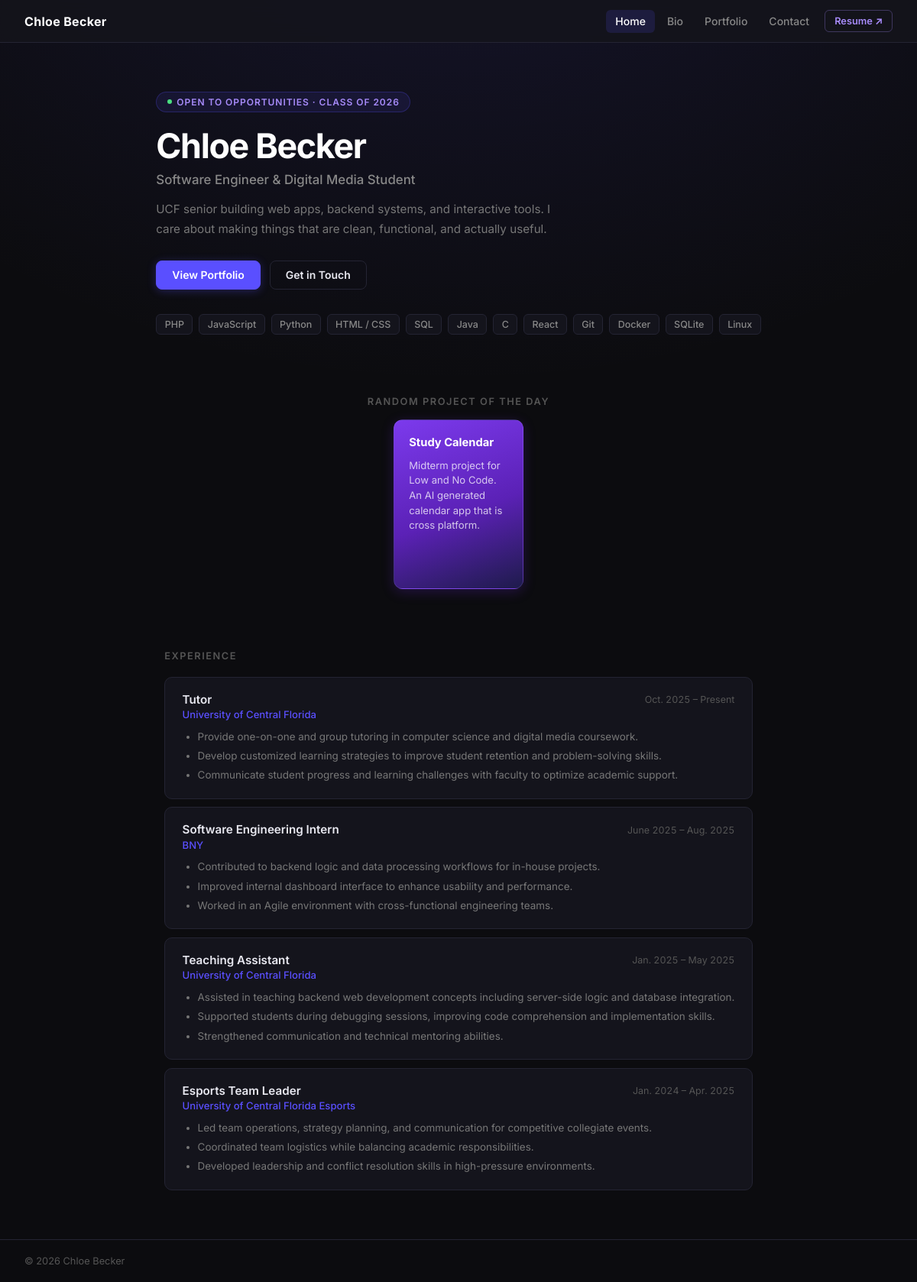
The page / on the database its author committed.
### tables this page shows
CREATE TABLE projects (
        id             INTEGER PRIMARY KEY AUTOINCREMENT,
        github_id      INTEGER UNIQUE,
        name           TEXT NOT NULL,
        description    TEXT,
        custom_description TEXT,
        homepage       TEXT,
        language       TEXT,
        topics         TEXT,
        stars          INTEGER DEFAULT 0,
        forks          INTEGER DEFAULT 0,
        html_url       TEXT,
        is_fork        INTEGER DEFAULT 0,
        visible        INTEGER DEFAULT 1,
        sort_order     INTEGER DEFAULT 0,
        created_at     TEXT,
        updated_at     TEXT,
        synced_at      TEXT
    , card_count INTEGER DEFAULT 0, custom_name TEXT, is_current INTEGER DEFAULT 0);

### index.php (the view, shortened to what this page needs)
<!DOCTYPE html>
<html lang="en">
<head>
    <link rel="stylesheet" href="./css/style.css">
</head>
<body>
    <?php require 'header.php'; ?>
    <section class="hero">
        <div class="hero-badge">Open to opportunities · Class of 2026</div>
        <h1>Chloe Becker</h1>
        <p class="hero-role">Software Engineer &amp; Digital Media Student</p>
        <p>UCF senior building web apps, backend systems, and interactive tools. I care about making things that are clean, functional, and actually useful.</p>
        <div class="hero-actions">
            <a href="portfolio.php" class="btn btn-primary">View Portfolio</a>
            <a href="contact.php" class="btn btn-secondary">Get in Touch</a>
        </div>
        <div class="skill-tags">
            <span class="skill-tag">PHP</span>
            <span class="skill-tag">JavaScript</span>
            <span class="skill-tag">Python</span>
            <span class="skill-tag">HTML / CSS</span>
            <span class="skill-tag">SQL</span>
            <span class="skill-tag">Java</span>
            <span class="skill-tag">C</span>
            <span class="skill-tag">React</span>
            <span class="skill-tag">Git</span>
            <span class="skill-tag">Docker</span>
            <span class="skill-tag">SQLite</span>
            <span class="skill-tag">Linux</span>
        </div>
    </section>
    <?php
    $db = get_db();
    $featured = $db->query("SELECT * FROM projects WHERE visible = 1 ORDER BY RANDOM() LIMIT 1")->fetch(PDO::FETCH_ASSOC);
    $featured_pack_data = [];
    if ($featured) {
        $stmt = $db->prepare("SELECT * FROM cards WHERE project_id = ? ORDER BY sort_order ASC, id ASC");
        $stmt->execute([$featured['id']]);
        $featured_pack_data[$featured['id']] = $stmt->fetchAll(PDO::FETCH_ASSOC);
    }
    ?>
    <?php if ($featured): ?>
    <?php
        $feat_name = !empty($featured['custom_name']) ? $featured['custom_name'] : $featured['name'];
        $feat_desc = !empty($featured['custom_description']) ? $featured['custom_description'] : $featured['description'];
    ?>
    <p class="packs-label">Random Project of the Day</p>
    <div class="packs" data-opened="<?= htmlspecialchars(json_encode(array_map('strval', $_SESSION['opened_packs'] ?? [])), ENT_QUOTES) ?>">
        <div class="pack" data-project-id="<?= $featured['id'] ?>" data-cards="<?= htmlspecialchars(json_encode($featured_pack_data[$featured['id']] ?? []), ENT_QUOTES) ?>">
            <div class="pack-inner">
                <h2><?= htmlspecialchars($feat_name) ?></h2>
                <?php if (!empty($feat_desc)): ?>
                <p class="pack-desc"><?= htmlspecialchars($feat_desc) ?></p>
                <?php endif; ?>
            </div>
        </div>
    </div>
    <?php endif; ?>
    <section class="experience-section">
        <h2 class="section-label">Experience</h2>
        <div class="experience-list">
            <div class="experience-item">
                <div class="experience-header">
                    <div>
                        <span class="experience-title">Tutor</span>
                        <span class="experience-company">University of Central Florida</span>
                    </div>
                    <span class="experience-dates">Oct. 2025 – Present</span>
                </div>
                <ul class="experience-desc">
                    <li>Provide one-on-one and group tutoring in computer science and digital media coursework.</li>
                    <li>Develop customized learning strategies to improve student retention and problem-solving skills.</li>
                    <li>Communicate student progress and learning challenges with faculty to optimize academic support.</li>
                </ul>
            </div>
            <div class="experience-item">
                <div class="experience-header">
                    <div>
                        <span class="experience-title">Software Engineering Intern</span>
                        <span class="experience-company">BNY</span>
                    </div>
                    <span class="experience-dates">June 2025 – Aug. 2025</span>
                </div>
                <ul class="experience-desc">
                    <li>Contributed to backend logic and data processing workflows for in-house projects.</li>
                    <li>Improved internal dashboard interface to enhance usability and performance.</li>
                    <li>Worked in an Agile environment with cross-functional engineering teams.</li>
                </ul>
            </div>
            <div class="experience-item">
                <div class="experience-header">
                    <div>
                        <span class="experience-title">Teaching Assistant</span>
                        <span class="experience-company">University of Central Florida</span>
                    </div>
                    <span class="experience-dates">Jan. 2025 – May 2025</span>
                </div>
                <ul class="experience-desc">
                    <li>Assisted in teaching backend web development concepts including server-side logic and database integration.</li>
                    <li>Supported students during debugging sessions, improving code comprehension and implementation skills.</li>
                    <li>Strengthened communication and technical mentoring abilities.</li>
                </ul>
            </div>
            <div class="experience-item">
                <div class="experience-header">
                    <div>
                        <span class="experience-title">Esports Team Leader</span>
                        <span class="experience-company">University of Central Florida Esports</span>
                    </div>
                    <span class="experience-dates">Jan. 2024 – Apr. 2025</span>
                </div>
                <ul class="experience-desc">
                    <li>Led team operations, strategy planning, and communication for competitive collegiate events.</li>
                    <li>Coordinated team logistics while balancing academic responsibilities.</li>
                    <li>Developed leadership and conflict resolution skills in high-pressure environments.</li>
                </ul>
            </div>
        </div>
    </section>
    <?php require 'footer.php'; ?>
</body>
</html>

### rows shown on the page
projects: custom_name "Study Calendar", custom_description "Midterm project for Low and No Code. An AI generated calendar app that is cross platform."
